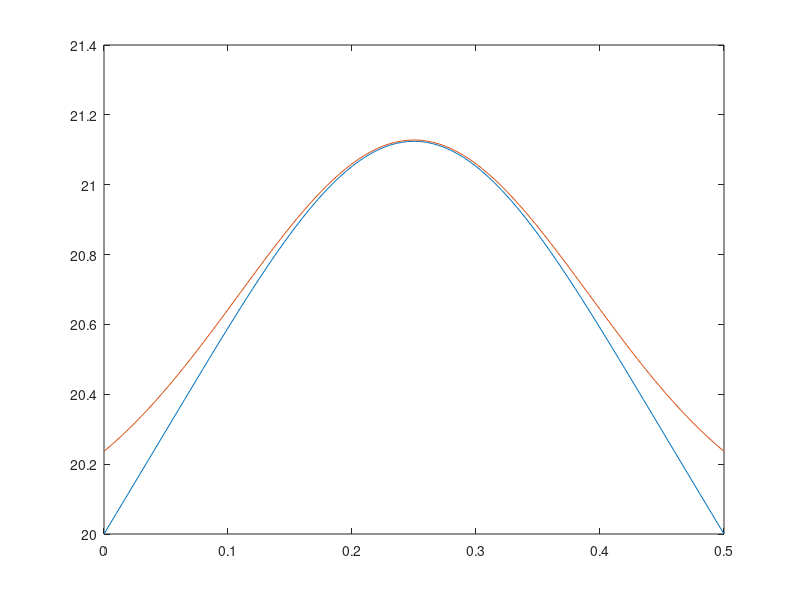

The MATLAB source for this figure:
function HeatCentralPeak_CN
% Parametri fisici
eta = 0.30;  L = 0.5; kappa = 10;
% Delta x, Delta t
N   = 101;  
x   = linspace(0.0,L,N); 
dx  = x(2)-x(1);
dt  = (eta*dx^2)/kappa;
% Impulso di calore iniziale
T0           = 20;
DeltaT       = 80;
T            = ones(N,1)*T0;
T((N-1)/2+1) = T0+DeltaT;
% Evoluzione temporale
t    = 0; tend = 1e-3;
while t<tend
    plot(x,T);
    y=MyFunction(eta,T);
    T(1)=20;
    T(2:N-1) = y;
    T(N) = 20;
    drawnow;
    t = t+dt;
end
% Confronto con soluzione analitica
sigma = sqrt(2*kappa*t);
Tteo = T0+DeltaT*dx*normpdf(x,L/2,sigma);
hold on;
plot(x,Tteo);
hold off;
end

function [y] = MyFunction (eta, x)
N=numel(x);

b=zeros(N-2,1);
b(1:N-2)=x(1:N-2)+((2/eta)-2)*x(2:N-1)+x(3:N);
b(1)=b(1)+x(1);
b(N-2)=b(N-2)+x(N);

v=ones(N-3,1);
C=((2/eta)+2)*eye(N-2)-diag(v,-1)-diag(v,+1);

y=C\b;

end
